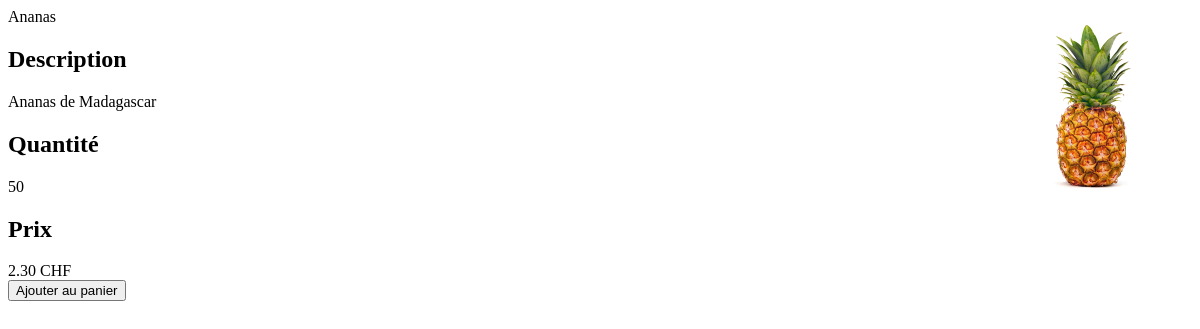
The app's page /getproduit.php?id=1 with its own data.
### tables this page shows
CREATE TABLE `produit` (
  `produitId` int(11) NOT NULL,
  `nom` varchar(45) NOT NULL,
  `description` text NOT NULL,
  `quantite` int(11) NOT NULL,
  `prix` float(10,2) NOT NULL,
  `posX` int(11) NOT NULL,
  `posY` int(11) NOT NULL
);

### getproduit.php (the view)
<!DOCTYPE html>
<html>
	<head>
		<link rel="stylesheet" href="./style.css"/>
	</head>
<body>
<?php
$baddress  = 'localhost';
$buser     = 'root';
$bpassword = 'etu2016';
$bname     = 'shop3d';
$db = new PDO("mysql:host=$baddress;dbname=$bname", $buser, $bpassword );
if (isset($_GET['id']))
	$id = $_GET['id'];
else
	exit("No id");
foreach($db->query("SELECT * FROM produit WHERE produitId=$id") as $row) {
    echo '<div id="pimg"><img src="./img/img_'.$id.'.jpg" class="pcimg"/></div>';
    echo '<div id="pname">'.$row['nom'].'</div>';
    echo '<h2>Description</h2><div id="pdesc">'.$row['description'].'</div>';
    echo '<h2>Quantité</h2><div id="pquat">'.$row['quantite'].'</div>';
    echo '<h2>Prix</h2><div id="pprix">'.$row['prix'].' CHF</div>';
}
    echo '<div><input type="button" value="Ajouter au panier" class="addpanier"/></div>';
?>
</body>
</html>

### style.css (style rules this page uses)
body { font-family: verdana; }
.pcimg { width: 200px; height: 200px; float:right; }

### records on screen
produit: nom "Ananas", description "Ananas de Madagascar", quantite "50", prix "2.30"
